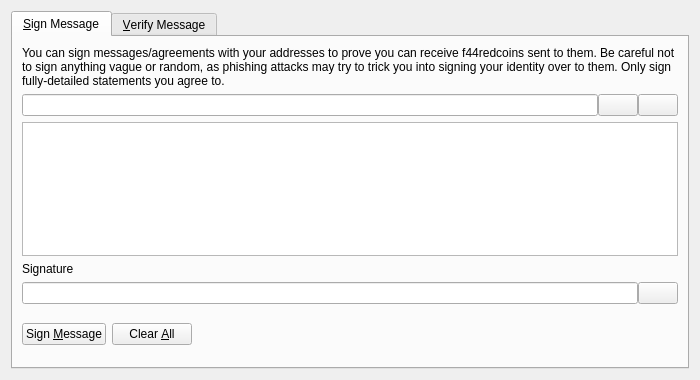
<?xml version="1.0" encoding="UTF-8"?>
<ui version="4.0">
 <class>SignVerifyMessageDialog</class>
 <widget class="QDialog" name="SignVerifyMessageDialog">
  <property name="geometry">
   <rect>
    <x>0</x>
    <y>0</y>
    <width>700</width>
    <height>380</height>
   </rect>
  </property>
  <property name="windowTitle">
   <string>Signatures - Sign / Verify a Message</string>
  </property>
  <property name="modal">
   <bool>true</bool>
  </property>
  <layout class="QVBoxLayout" name="verticalLayout">
   <item>
    <widget class="QTabWidget" name="tabWidget">
     <property name="currentIndex">
      <number>0</number>
     </property>
     <widget class="QWidget" name="tabSignMessage">
      <attribute name="title">
       <string>&amp;Sign Message</string>
      </attribute>
      <layout class="QVBoxLayout" name="verticalLayout_SM">
       <item>
        <widget class="QLabel" name="infoLabel_SM">
         <property name="text">
          <string>You can sign messages/agreements with your addresses to prove you can receive f44redcoins sent to them. Be careful not to sign anything vague or random, as phishing attacks may try to trick you into signing your identity over to them. Only sign fully-detailed statements you agree to.</string>
         </property>
         <property name="textFormat">
          <enum>Qt::PlainText</enum>
         </property>
         <property name="wordWrap">
          <bool>true</bool>
         </property>
        </widget>
       </item>
       <item>
        <layout class="QHBoxLayout" name="horizontalLayout_1_SM">
         <property name="spacing">
          <number>0</number>
         </property>
         <item>
          <widget class="QValidatedLineEdit" name="addressIn_SM">
           <property name="toolTip">
            <string>The F44RedCoin address to sign the message with</string>
           </property>
          </widget>
         </item>
         <item>
          <widget class="QPushButton" name="addressBookButton_SM">
           <property name="toolTip">
            <string>Choose previously used address</string>
           </property>
           <property name="text">
            <string/>
           </property>
           <property name="icon">
            <iconset resource="../bitcoin.qrc">
             <normaloff>:/icons/address-book</normaloff>:/icons/address-book</iconset>
           </property>
           <property name="shortcut">
            <string>Alt+A</string>
           </property>
           <property name="autoDefault">
            <bool>false</bool>
           </property>
          </widget>
         </item>
         <item>
          <widget class="QPushButton" name="pasteButton_SM">
           <property name="toolTip">
            <string>Paste address from clipboard</string>
           </property>
           <property name="text">
            <string/>
           </property>
           <property name="icon">
            <iconset resource="../bitcoin.qrc">
             <normaloff>:/icons/editpaste</normaloff>:/icons/editpaste</iconset>
           </property>
           <property name="shortcut">
            <string>Alt+P</string>
           </property>
           <property name="autoDefault">
            <bool>false</bool>
           </property>
          </widget>
         </item>
        </layout>
       </item>
       <item>
        <widget class="QPlainTextEdit" name="messageIn_SM">
         <property name="toolTip">
          <string>Enter the message you want to sign here</string>
         </property>
        </widget>
       </item>
       <item>
        <widget class="QLabel" name="signatureLabel_SM">
         <property name="text">
          <string>Signature</string>
         </property>
         <property name="textFormat">
          <enum>Qt::PlainText</enum>
         </property>
        </widget>
       </item>
       <item>
        <layout class="QHBoxLayout" name="horizontalLayout_2_SM">
         <property name="spacing">
          <number>0</number>
         </property>
         <item>
          <widget class="QLineEdit" name="signatureOut_SM">
           <property name="font">
            <font>
             <italic>true</italic>
            </font>
           </property>
           <property name="readOnly">
            <bool>true</bool>
           </property>
          </widget>
         </item>
         <item>
          <widget class="QPushButton" name="copySignatureButton_SM">
           <property name="toolTip">
            <string>Copy the current signature to the system clipboard</string>
           </property>
           <property name="text">
            <string/>
           </property>
           <property name="icon">
            <iconset resource="../bitcoin.qrc">
             <normaloff>:/icons/editcopy</normaloff>:/icons/editcopy</iconset>
           </property>
           <property name="autoDefault">
            <bool>false</bool>
           </property>
          </widget>
         </item>
        </layout>
       </item>
       <item>
        <layout class="QHBoxLayout" name="horizontalLayout_3_SM">
         <item>
          <widget class="QPushButton" name="signMessageButton_SM">
           <property name="toolTip">
            <string>Sign the message to prove you own this F44RedCoin address</string>
           </property>
           <property name="text">
            <string>Sign &amp;Message</string>
           </property>
           <property name="icon">
            <iconset resource="../bitcoin.qrc">
             <normaloff>:/icons/edit</normaloff>:/icons/edit</iconset>
           </property>
           <property name="autoDefault">
            <bool>false</bool>
           </property>
          </widget>
         </item>
         <item>
          <widget class="QPushButton" name="clearButton_SM">
           <property name="toolTip">
            <string>Reset all sign message fields</string>
           </property>
           <property name="text">
            <string>Clear &amp;All</string>
           </property>
           <property name="icon">
            <iconset resource="../bitcoin.qrc">
             <normaloff>:/icons/remove</normaloff>:/icons/remove</iconset>
           </property>
           <property name="autoDefault">
            <bool>false</bool>
           </property>
          </widget>
         </item>
         <item>
          <spacer name="horizontalSpacer_1_SM">
           <property name="orientation">
            <enum>Qt::Horizontal</enum>
           </property>
           <property name="sizeHint" stdset="0">
            <size>
             <width>40</width>
             <height>48</height>
            </size>
           </property>
          </spacer>
         </item>
         <item>
          <widget class="QLabel" name="statusLabel_SM">
           <property name="font">
            <font>
             <weight>75</weight>
             <bold>true</bold>
            </font>
           </property>
           <property name="text">
            <string/>
           </property>
           <property name="wordWrap">
            <bool>true</bool>
           </property>
          </widget>
         </item>
         <item>
          <spacer name="horizontalSpacer_2_SM">
           <property name="orientation">
            <enum>Qt::Horizontal</enum>
           </property>
           <property name="sizeHint" stdset="0">
            <size>
             <width>40</width>
             <height>48</height>
            </size>
           </property>
          </spacer>
         </item>
        </layout>
       </item>
      </layout>
     </widget>
     <widget class="QWidget" name="tabVerifyMessage">
      <attribute name="title">
       <string>&amp;Verify Message</string>
      </attribute>
      <layout class="QVBoxLayout" name="verticalLayout_VM">
       <item>
        <widget class="QLabel" name="infoLabel_VM">
         <property name="text">
          <string>Enter the receiver's address, message (ensure you copy line breaks, spaces, tabs, etc. exactly) and signature below to verify the message. Be careful not to read more into the signature than what is in the signed message itself, to avoid being tricked by a man-in-the-middle attack. Note that this only proves the signing party receives with the address, it cannot prove sendership of any transaction!</string>
         </property>
         <property name="textFormat">
          <enum>Qt::PlainText</enum>
         </property>
         <property name="alignment">
          <set>Qt::AlignLeading|Qt::AlignLeft|Qt::AlignTop</set>
         </property>
         <property name="wordWrap">
          <bool>true</bool>
         </property>
        </widget>
       </item>
       <item>
        <layout class="QHBoxLayout" name="horizontalLayout_1_VM">
         <property name="spacing">
          <number>0</number>
         </property>
         <item>
          <widget class="QValidatedLineEdit" name="addressIn_VM">
           <property name="toolTip">
            <string>The F44RedCoin address the message was signed with</string>
           </property>
          </widget>
         </item>
         <item>
          <widget class="QPushButton" name="addressBookButton_VM">
           <property name="toolTip">
            <string>Choose previously used address</string>
           </property>
           <property name="text">
            <string/>
           </property>
           <property name="icon">
            <iconset resource="../bitcoin.qrc">
             <normaloff>:/icons/address-book</normaloff>:/icons/address-book</iconset>
           </property>
           <property name="shortcut">
            <string>Alt+A</string>
           </property>
           <property name="autoDefault">
            <bool>false</bool>
           </property>
          </widget>
         </item>
        </layout>
       </item>
       <item>
        <widget class="QPlainTextEdit" name="messageIn_VM"/>
       </item>
       <item>
        <widget class="QValidatedLineEdit" name="signatureIn_VM"/>
       </item>
       <item>
        <layout class="QHBoxLayout" name="horizontalLayout_2_VM">
         <item>
          <widget class="QPushButton" name="verifyMessageButton_VM">
           <property name="toolTip">
            <string>Verify the message to ensure it was signed with the specified F44RedCoin address</string>
           </property>
           <property name="text">
            <string>Verify &amp;Message</string>
           </property>
           <property name="icon">
            <iconset resource="../bitcoin.qrc">
             <normaloff>:/icons/transaction_0</normaloff>:/icons/transaction_0</iconset>
           </property>
           <property name="autoDefault">
            <bool>false</bool>
           </property>
          </widget>
         </item>
         <item>
          <widget class="QPushButton" name="clearButton_VM">
           <property name="toolTip">
            <string>Reset all verify message fields</string>
           </property>
           <property name="text">
            <string>Clear &amp;All</string>
           </property>
           <property name="icon">
            <iconset resource="../bitcoin.qrc">
             <normaloff>:/icons/remove</normaloff>:/icons/remove</iconset>
           </property>
           <property name="autoDefault">
            <bool>false</bool>
           </property>
          </widget>
         </item>
         <item>
          <spacer name="horizontalSpacer_1_VM">
           <property name="orientation">
            <enum>Qt::Horizontal</enum>
           </property>
           <property name="sizeHint" stdset="0">
            <size>
             <width>40</width>
             <height>48</height>
            </size>
           </property>
          </spacer>
         </item>
         <item>
          <widget class="QLabel" name="statusLabel_VM">
           <property name="font">
            <font>
             <weight>75</weight>
             <bold>true</bold>
            </font>
           </property>
           <property name="text">
            <string/>
           </property>
           <property name="wordWrap">
            <bool>true</bool>
           </property>
          </widget>
         </item>
         <item>
          <spacer name="horizontalSpacer_2_VM">
           <property name="orientation">
            <enum>Qt::Horizontal</enum>
           </property>
           <property name="sizeHint" stdset="0">
            <size>
             <width>40</width>
             <height>48</height>
            </size>
           </property>
          </spacer>
         </item>
        </layout>
       </item>
      </layout>
     </widget>
    </widget>
   </item>
  </layout>
 </widget>
 <customwidgets>
  <customwidget>
   <class>QValidatedLineEdit</class>
   <extends>QLineEdit</extends>
   <header>qt/qvalidatedlineedit.h</header>
  </customwidget>
 </customwidgets>
 <resources>
  <include location="../bitcoin.qrc"/>
 </resources>
 <connections/>
</ui>
